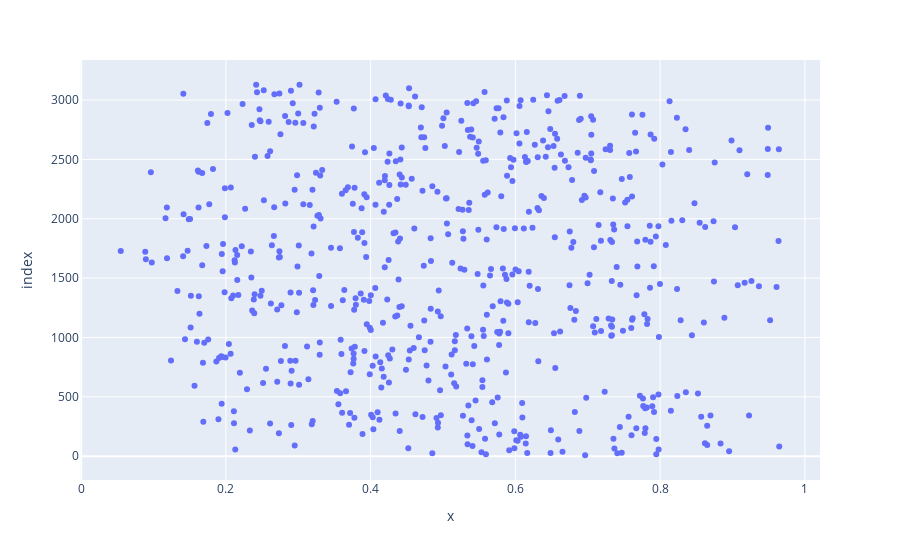

Notebook code for this chart:
### Code cell
residuals = y_test - pred

# np.sum(residuals)
display(px.scatter(residuals, pred))

# display(y_test)
# display(pred)

### Figure 1 — Plotly figure (JSON) as saved in the notebook; plotly's stock layout.template omitted (floating-point values rounded to 4 significant figures; data arrays with more than 128 entries replaced by an {"elided": "..."} marker saying what was removed)
{"data": [{"hovertemplate": "x=%{x}<br>index=%{y}<extra></extra>", "legendgroup": "", "marker": {"color": "#636efa", "symbol": "circle"}, "mode": "markers", "name": "", "orientation": "h", "showlegend": false, "type": "scatter", "x": {"elided": "629 float values"}, "xaxis": "x", "y": {"elided": "629 int values"}, "yaxis": "y"}], "layout": {"legend": {"tracegroupgap": 0}, "margin": {"t": 60}, "xaxis": {"anchor": "y", "domain": [0, 1], "title": {"text": "x"}}, "yaxis": {"anchor": "x", "domain": [0, 1], "title": {"text": "index"}}}}
